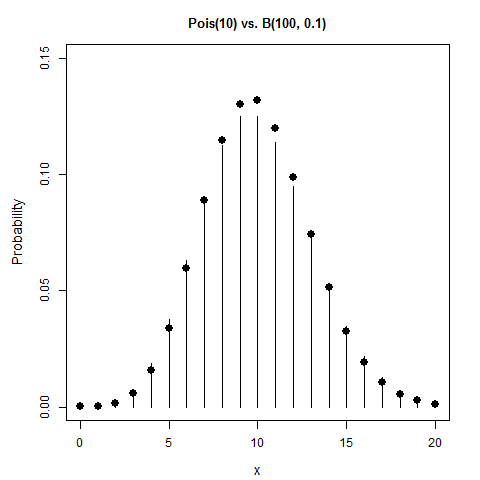

This chart was generated by the following R code:
# setting up the axis label size and margin (bottom, left, top, right) 
par(cex.lab = 1.2, cex.main = 1.1, mar = c(4,4.5,3,2)+0.1, mgp = c(2.9,1,0))

# set the values
      n = 20
      x = 0:n
 lambda = 10
 
# Create a poisson distribution with x and lambda and plot it 
prob = dpois(x, lambda)
plot(x, prob, type = "h", main = "Pois(10) vs. B(100, 0.1)", ylab = "Probability", ylim = c(0,0.15))

# Create a binomial distribution and add it as dots.
      s = 0:100
      f = dbinom(x = s, 100, 0.1)
      
points(0:100, f, pch = 16, cex = 1.5, col = "black")
